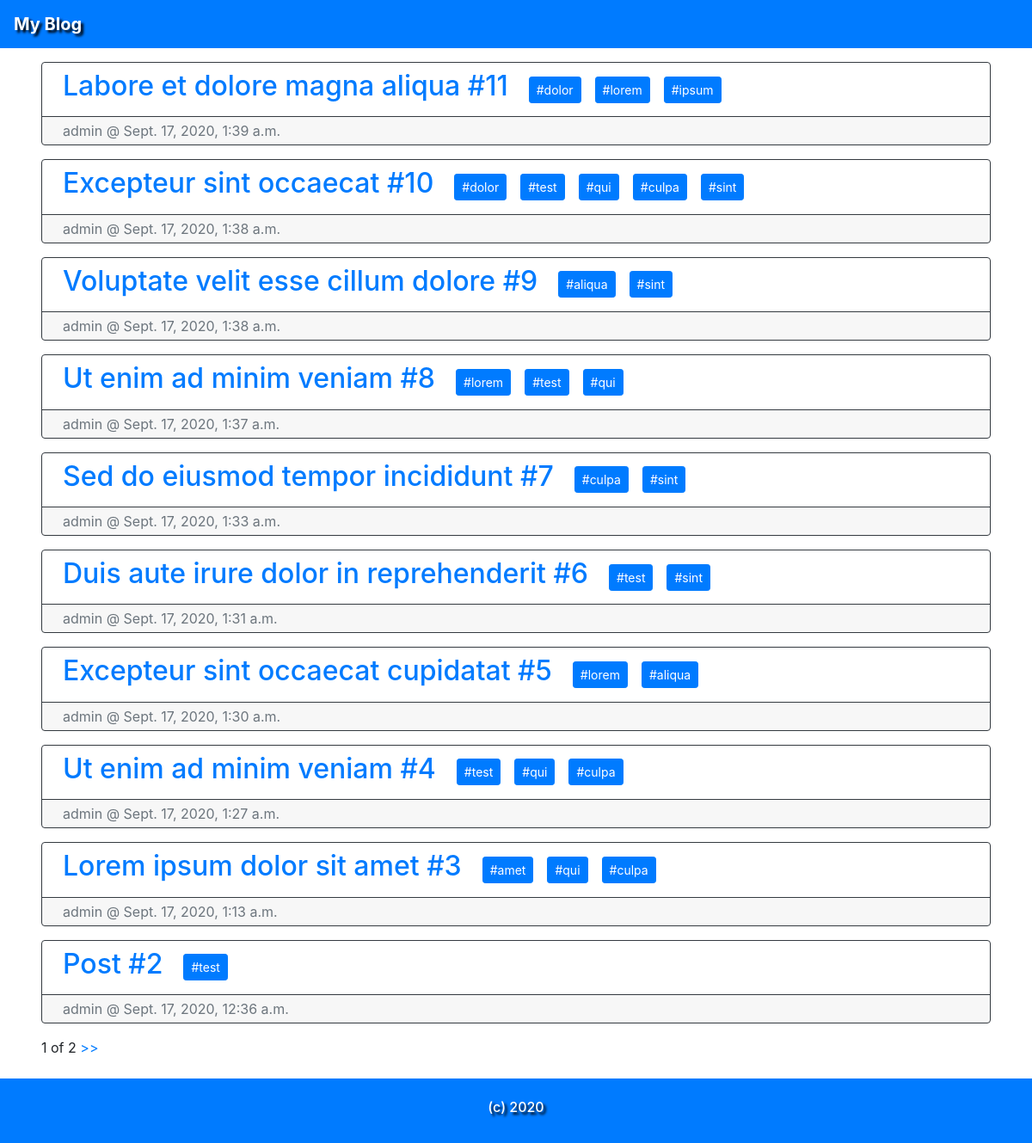
The page / on the database its author committed.
### blog/models.py (models this page shows)
class Post(models.Model):
    title = models.CharField(max_length=250)
    slug = models.SlugField(max_length=250, unique_for_date='created')
    author = models.ForeignKey(User, related_name='blog_posts', on_delete=models.CASCADE)
    banner = models.ImageField(upload_to='blog/img', blank=True, null=True)
    body = models.TextField()
    created = models.DateTimeField(auto_now_add=True)
    updated = models.DateTimeField(auto_now=True)
    tags = TaggableManager()
    def get_absolute_url(self):
        return reverse('blog:post_detail',
                       args=[self.created.year,
                             self.created.strftime('%m'),
                             self.created.strftime('%d'),
                             self.slug])

### blog/views.py (the view)
# urls.py: url(r'^$', views.post_list, name='post_list'),
def post_list(request, tag_slug=None):
    object_list = Post.objects.order_by('-created')
    tag = None
    if tag_slug:
        tag = get_object_or_404(Tag, slug=tag_slug)
        object_list = object_list.filter(tags__in=[tag])
    paginator = Paginator(object_list, 10)
    page = request.GET.get('page')
    try:
        posts = paginator.page(page)
    except PageNotAnInteger:
        posts = paginator.page(1)
    except EmptyPage:
        posts = paginator.page(paginator.num_pages)
    return render(request,
                  'blog/list.html',
                  {'page': page,
                   'posts': posts,
                   'tag': tag})

### blog/templates/blog/list.html
{% extends "blog/base.html" %}
{% block content %}
    {% for post in posts %}
        <div class="card my-3 mx-5 border border-dark">
          <div class="card-body px-4 py-2 form-inline">
              <a class="mr-4" href="{{ post.get_absolute_url }}"><h2>{{ post.title }}</h2></a>
              {% include "blog/tags.html" %}
          </div>
          <div class="card-footer text-muted px-4 py-1 border-top border-dark">{{ post.author }} @ {{ post.created }}</div>
        </div>
    {% endfor %}
    {% include "blog/pagination.html" with page=posts %}
{% endblock %}

### blog/templates/blog/base.html (shortened to what this page needs)
<!DOCTYPE html>
<html lang="en">
    <head>
        <link rel="stylesheet" href="https://stackpath.bootstrapcdn.com/bootstrap/4.5.2/css/bootstrap.min.css">
    </head>
    <body>
        <nav class="navbar navbar-light bg-primary my-0">
          <a class="navbar-brand text-white" href="/">
              <b style="text-shadow: black 3px 3px 3px;">My Blog</b>
          </a>
        </nav>
        <div id="content">
            {% block content %}
            {% endblock %}
        </div>
        <nav class="navbar navbar-light bg-primary mt-4 py-4">
          <p class="text-center"><h6 style="text-shadow: black 3px 3px 3px;" class="text-white">(c) 2020</h6></p>
        </nav>
    </body>
</html>

### blog/templates/blog/tags.html
{% for tag in post.tags.all %}
    <a class="btn btn-primary btn-sm mr-3" href="{% url 'blog:post_list_by_tag' tag.slug %}">#{{ tag.name }}</a>
{% endfor %}

### blog/templates/blog/pagination.html (shortened to what this page needs)
<div class="pagination mx-5">
    <span class="step-links">
        <span class="current">
            {{ page.number }} of {{ page.paginator.num_pages }}
        </span>
        {% if page.has_next %}
            <a href="?page={{ page.next_page_number }}">>></a>
        {% endif %}
    </span>
</div>

### rows shown on the page
Post: title "Labore et dolore magna aliqua #11", author "admin", created "Sept. 17, 2020, 1:39 a.m."
Tag: name "dolor"
Tag: name "lorem"
Tag: name "ipsum"
Post: title "Excepteur sint occaecat #10", author "admin", created "Sept. 17, 2020, 1:38 a.m."
Tag: name "test"
Tag: name "qui"
Tag: name "culpa"
Tag: name "sint"
Post: title "Voluptate velit esse cillum dolore #9", author "admin", created "Sept. 17, 2020, 1:38 a.m."
Tag: name "aliqua"
Post: title "Ut enim ad minim veniam #8", author "admin", created "Sept. 17, 2020, 1:37 a.m."
Post: title "Sed do eiusmod tempor incididunt #7", author "admin", created "Sept. 17, 2020, 1:33 a.m."
Post: title "Duis aute irure dolor in reprehenderit #6", author "admin", created "Sept. 17, 2020, 1:31 a.m."
Post: title "Excepteur sint occaecat cupidatat #5", author "admin", created "Sept. 17, 2020, 1:30 a.m."
Post: title "Ut enim ad minim veniam #4", author "admin", created "Sept. 17, 2020, 1:27 a.m."
Post: title "Lorem ipsum dolor sit amet #3", author "admin", created "Sept. 17, 2020, 1:13 a.m."
Tag: name "amet"
Post: title "Post #2", author "admin", created "Sept. 17, 2020, 12:36 a.m."

### other values the page prints
{{ page.number }} "1"
{{ page.paginator.num_pages }} "2"
